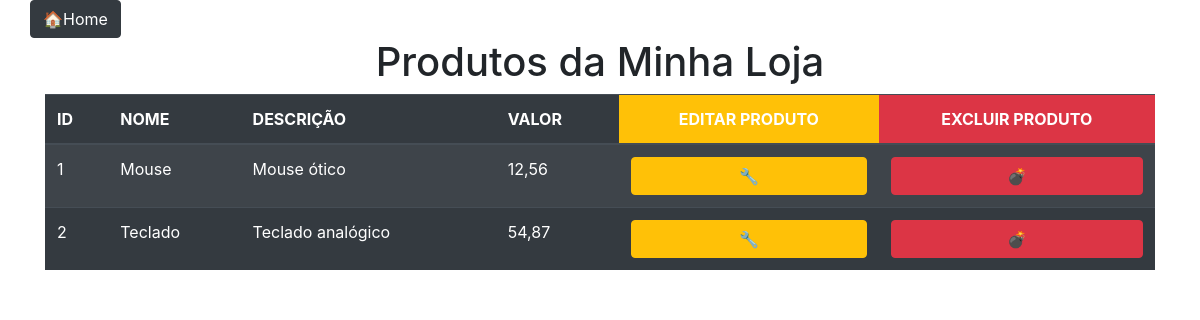
The page /minhaloja/produtos/ on the database as committed earlier.
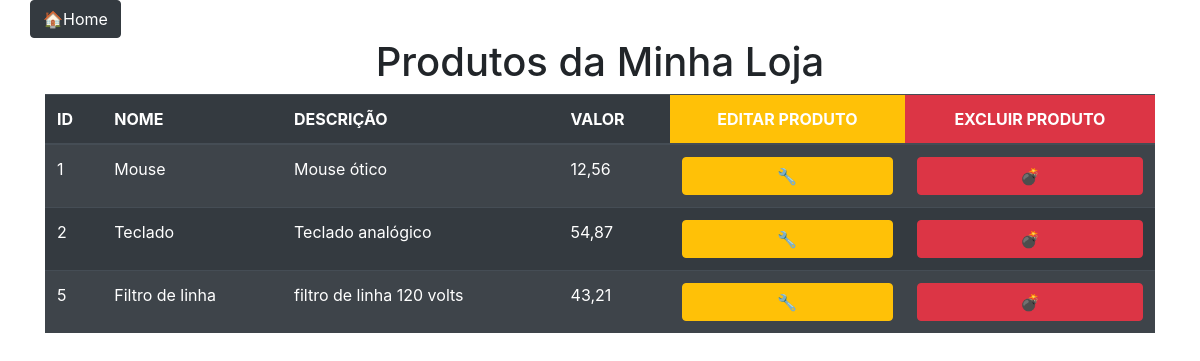
The same page on the database as committed later.
### pedidos/models.py (models this page shows, shortened)
class Produto(models.Model):
    nome = models.CharField(max_length=50)
    descricao = models.CharField(max_length=200)
    valor = models.FloatField()
    class Meta:
        verbose_name = 'Produto'
        verbose_name_plural = 'Produtos'

### pedidos/views.py (the view)
# urls.py: path('produtos/', views.ListarProdutosView.as_view(), name='listarprod'),
class ListarProdutosView(ListView):
    model = models.Produto
    template_name = 'loja/listarprodutos.html'
    context_object_name = 'produtos'

### pedidos/templates/loja/listarprodutos.html (shortened to what this page needs)
{% extends 'basesite.html' %}
{% block conteudo %}
    <div class="col-">
        <h1 class="text-center">Produtos da Minha Loja</h1>
        <table class="table table-striped table-dark">
            <thead>
                <tr>
                    <th>ID</th>
                    <th>NOME</th>
                    <th>DESCRIÇÃO</th>
                    <th>VALOR</th>
                    <th class="bg-warning text-center">EDITAR PRODUTO</th>
                    <th class="bg-danger text-center">EXCLUIR PRODUTO</th>
                </tr>
            </thead>
            <tbody>
            {% for p in produtos %}
                <tr>
                    <td>{{ p.id }}</td>
                    <td>{{ p.nome }}</td>
                    <td>{{ p.descricao }}</td>
                    <td>{{ p.valor }}</td>
                    <td>
                        <a href="{% url 'updateproduto' p.id %}" class="btn btn-block btn-warning">🔧</a>
                    </td>
                    <td>
                        <a href="{% url 'excluirproduto' p.id %}" class="btn btn-block btn-danger">💣</a>
                    </td>
                </tr>
            {% empty %}
                <td colspan="4">
                    <h2>Não existem produtos cadastrados</h2>
                    <p><a href="{% url 'home' %}" class="btn btn-secondary">Voltar à página inicial</a></p>
                </td>
            {% endfor %}
            </tbody>
        </table>
    </div>
{% endblock %}

Rows that differ between the two databases and show on the page:
added Produto: id "5", nome "Filtro de linha", descricao "filtro de linha 120 volts", valor "43,21"
